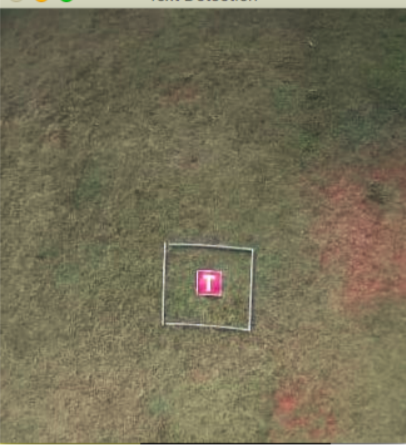
#> input picture OpenCV/p2/p2.png, 406 x 446 px
$ python p2.py
#> lines starting #> are read from the running program, lines starting #| are printed output that depends on the picture
import numpy as np
import cv2

img = cv2.imread('p2.png')      #reading main image
#> img is the input picture: shape (446, 406, 3); mean B, G, R 86.3, 110.6, 116.8
rows,cols = img.shape[:2]
#> rows = 446; cols = 406

results = []        #all transformations stored in list for easy displaying

#resizing
results.append(cv2.resize(img, None, fx=1.5, fy=0.5, interpolation = cv2.INTER_CUBIC))

#translations
'''Translation is the shifting of object’s location. If you know the shift in (x,y) direction,
let it be (t_x,t_y), you can create the transformation matrix M as follows:
1 0 t_x
0 1 t_y
'''

for i in range(-1, 2):
    M = np.float32([[1,0,-50+(i*50)],[0,1,50-(i*80)]])
    results.append(cv2.warpAffine(img, M, (cols, rows)))
#> after the loop, results = 4 items

#rotations
'''OpenCV provides a function, cv2.getRotationMatrix2D'''

for i in range(-2, 3):
    M = cv2.getRotationMatrix2D((cols/(abs(i)+1), rows/(abs(i)+1)), -60+45*i, 1)
    results.append(cv2.warpAffine(img, M, (cols, rows)))
#> this loop made 5 passes
#> M on passes 1 to 5: [[-0.866, -0.5, 326.9], [0.5, -0.866, 209.7]], [[-0.259, -0.966, 470.9], [0.966, -0.259, 84.63]], [[0.5, -0.866, 589.2], [0.866, 0.5, -128.6]], [[0.966, -0.259, 64.63], [0.259, 0.966, -44.94]], [[0.866, 0.5, -56.2], [-0.5, 0.866, 87.58]]
#> after the loop, results = 9 items

#blurs
results.append(cv2.blur(img,(5,5)))
results.append(cv2.GaussianBlur(img,(5,5),0))
results.append(cv2.medianBlur(img,5))

for res in results:
    cv2.imshow('result', res)
    cv2.waitKey(0)
    cv2.destroyAllWindows()
#> this loop made 12 passes
#> pass 1, `cv2.imshow('result', res)`:
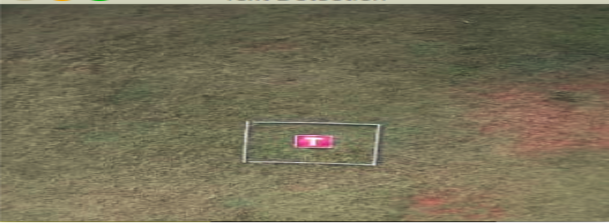
#> window 'result': shape (223, 609, 3); mean B, G, R 86.3, 110.6, 116.8
#> pass 2, `cv2.imshow('result', res)`:
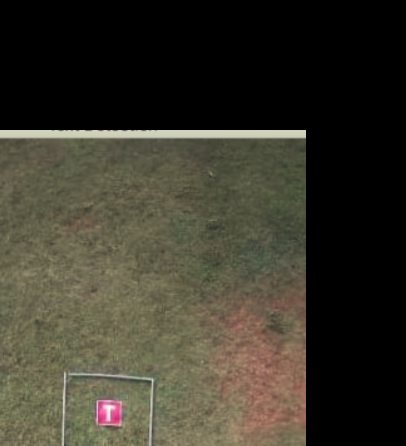
#> window 'result': shape (446, 406, 3); mean B, G, R 43.5, 55.4, 58.5
